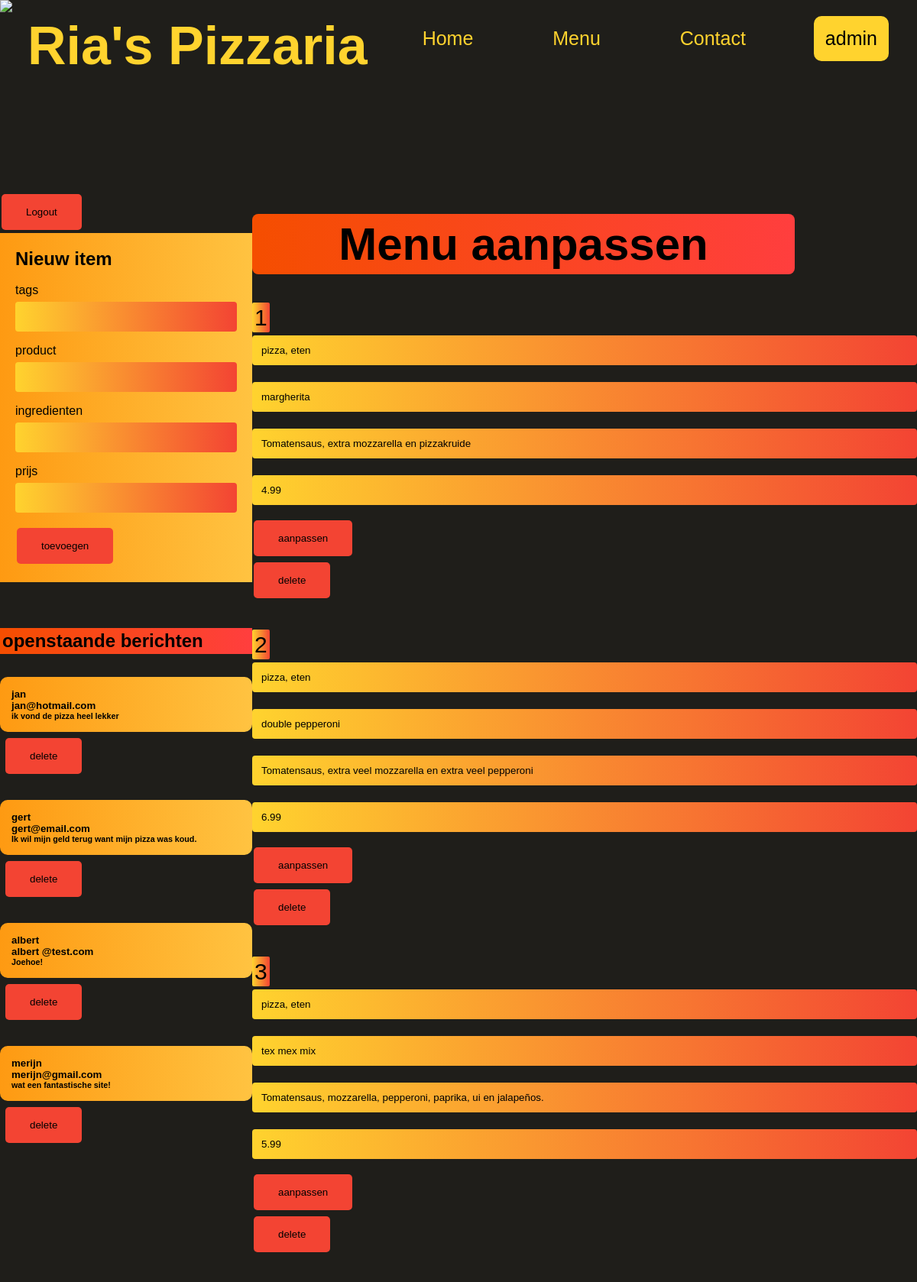
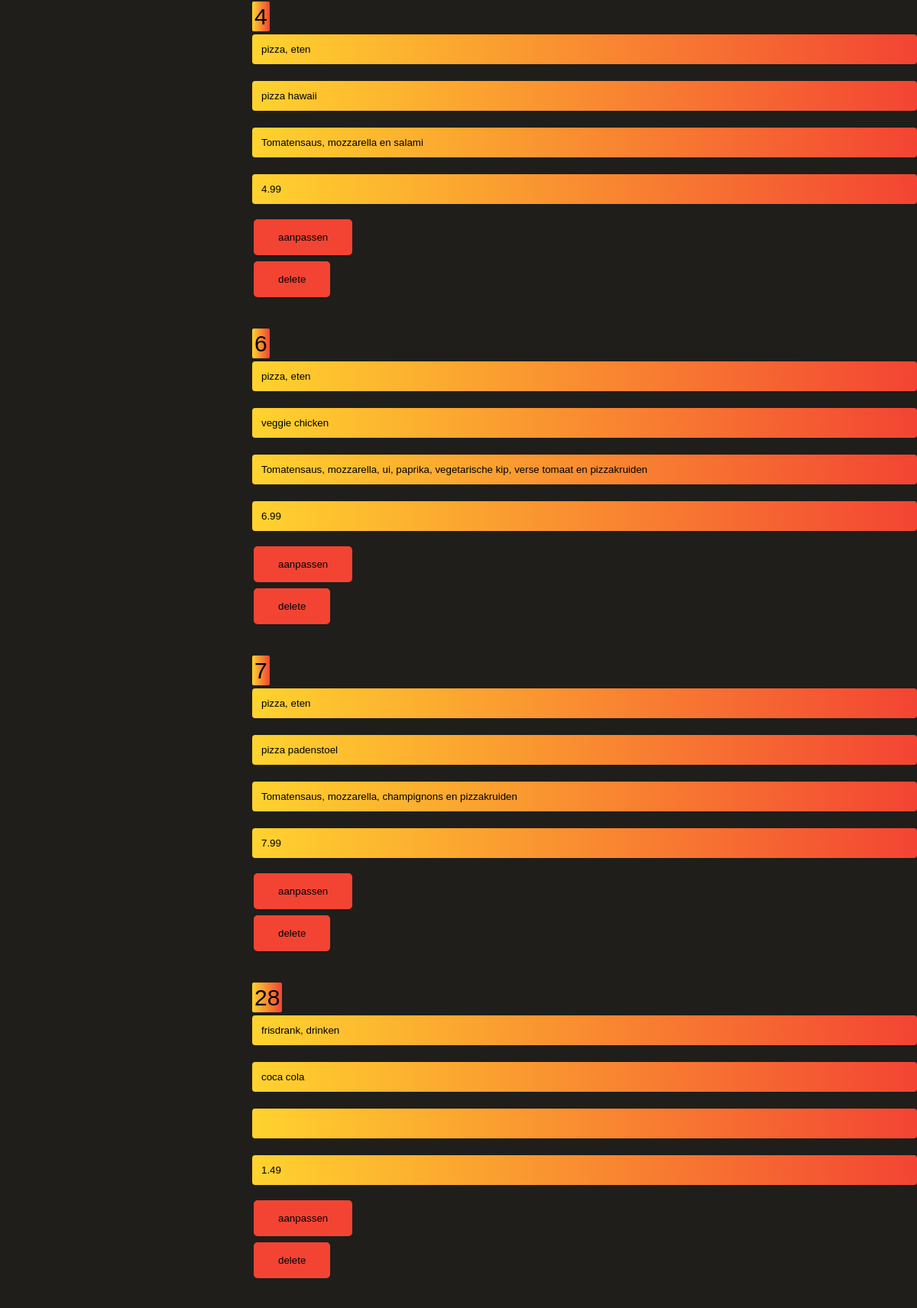
The app's page /admin.php (upper part) with its own data (2 pictures, top to bottom).
### tables this page shows
CREATE TABLE `berichten` (
  `id` int(255) NOT NULL,
  `naam` varchar(255) NOT NULL,
  `email` varchar(255) NOT NULL,
  `bericht` varchar(255) NOT NULL
);

CREATE TABLE `menukaart` (
  `id` int(11) NOT NULL,
  `tag` varchar(255) NOT NULL,
  `product` varchar(255) NOT NULL,
  `ingredienten` varchar(255) NOT NULL,
  `categorie` varchar(255) NOT NULL,
  `prijs` decimal(10,2) NOT NULL
);

### admin.php (the view, shortened to what this page needs)
<?php
include_once("includes/connect.php");
?>
<!DOCTYPE html>
<html lang="en">
<head>
  <link rel="stylesheet" href="./css/style.css">
</head>
<body id="adminbody">
  <div id="navbar">
    <img src="img/Riapizzarialogo.png" height="200px">
    <h1>Ria's Pizzaria</h1>
    <a href="./index.php">Home</a>
    <a href="menu.php">Menu</a>
    <a href="contact.php">Contact</a>
    <a href="" class="huidig">admin</a>
  </div>
  <div id="content" class="admincontent">
    <div class="formdiv">
      <p><a href="?logout=1"><button>Logout</button></a></p>
      <form id="createform" action="php/create.php" method="post">
        <h2>Nieuw item</h2><br>
        <label>tags</label><br>
        <input type="text" name="tag"><br>
        <label>product</label><br>
        <input type="text" name="product" required><br>
        <label>ingredienten</label><br>
        <input type="text" name="ingredienten"><br>
        <label>prijs</label><br>
        <input type="text" name="prijs" required><br>
        <input type="submit" name="submitknop" value="toevoegen">
      </form>
      <h2 id="berichtentitel">openstaande berichten</h2>
      <?php
        $sql = "SELECT * FROM berichten";
        $stmt = $connect->prepare($sql);
        $stmt->execute();
        $result = $stmt->fetchALL();
        foreach ($result as $res) { ?>
          <div id="berichten">
            <h5><?php echo $res["naam"]; ?></h5>
            <h5><?php echo $res["email"]; ?></h5>
            <h6><?php echo $res["bericht"]; ?></h6>
          </div>
          <a id="deletelink" href="php/berichtdelete.php?id=<?php echo $res["id"] ?>"><button>delete</button></a>
      <?php } ?>
    </div>
    <div class="formdiv">
      <h1>Menu aanpassen</h1>
      <?php
        $sql = "SELECT * FROM menukaart";
        $stmt = $connect->prepare($sql);
        $stmt->execute();
        $result = $stmt->fetchALL();
        foreach ($result as $res) { ?>
          <form id="updateform" action="php/update.php" method="post">
            <label><?php echo $res["id"]; ?></label>
            <input type="text" name="tag" value="<?php echo $res["tag"]; ?>">
            <input type="text" name="product" value="<?php echo $res["product"]; ?>">
            <input type="text" name="ingredienten" value="<?php echo $res["ingredienten"]; ?>">
            <input type="text" name="prijs" value="<?php echo $res["prijs"]; ?>">
            <input type="submit" name="submitknop" value="aanpassen">
          </form>
          <a href="php/update.php?id=<?php echo $res["id"] ?>"><button>delete</button></a>
      <?php } ?>
    </div>
  </div>
</body>
</html>

### css/style.css (style rules this page uses)
* { margin: 0%; font-family: Arial, Helvetica, sans-serif; }
body { font-family: Arial, Helvetica, sans-serif; background-image: url("../img/pizzabg1.jpg"); background-size: 100%; padding-bottom: 100px; }
#adminbody { background-image: none; background-color: #1F1E1A; }
#content { display: flex; flex-direction: column; align-items: center; width: 100%; margin-top: 150px; }
#navbar { display: flex; flex-direction: row; position: fixed; top: 0; width: 100%; height: 100px; transition: top 0.3s; }
#navbar a { display: flex; margin: auto; color: #FFD32E; padding: 15px; text-decoration: none; font-size: 25px; border-radius: 10px; }
#navbar h1 { color: #FFD32E; font-size: 70px; margin: 20px; }
.huidig { background-color: #FFD32E; color: black!important; }
input[type=text], select, textarea { width: 100%; padding: 12px; border-radius: 4px; box-sizing: border-box; margin-top: 6px; margin-bottom: 16px; resize: vertical; }
input[type=submit] { padding: 12px 20px; border: none; border-radius: 4px; cursor: pointer; }
input[type=text] { background-image: linear-gradient(to right, #FFD32E, #F34433); border: none; }
input[type=submit], button { background-color: #F34433; color: black; padding: 16px 32px; text-decoration: none; margin: 4px 2px; border-radius: 5px; border: none; }
#content h1 { margin-top: 30px; background-image: linear-gradient(to right, #f54e00, #ff3e3e); font-size: 60px; padding: 5px; width: 700px; text-align: center; border-radius: 8px; }
#berichtentitel { margin-top: 60px; background-image: linear-gradient(to right, #f54e00, #ff3e3e); padding: 3px; }
#deletelink { color: red; text-decoration: none; margin-top: 4px; margin-left: 5px; }
#berichten { display: flex; flex-direction: column; border-radius: 10px; margin-top: 30px; width: 300px; background-image: linear-gradient(to right, #FE9A12, #ffc341); padding: 15px; }
#createform { padding: 20px; background-image: linear-gradient(to right, #FE9A12, #ffc341); }
.admincontent { flex-direction: row!important; background: none!important; }
.formdiv { margin: auto; margin-top: 100px; display: flex; flex-direction: column; }
#updateform { margin-top: 40px; }
#updateform label { font-size: 30px; background-image: linear-gradient(to right, #FFD32E, #F34433); border-radius: 2px; padding: 3px; }

### records on screen
berichten: naam "jan", email "jan@hotmail.com", bericht "ik vond de pizza heel lekker"
berichten: naam "gert", email "gert@email.com", bericht "Ik wil mijn geld terug want mijn pizza was koud."
berichten: naam "albert", email "albert @test.com", bericht "Joehoe!"
berichten: naam "merijn", email "merijn@gmail.com", bericht "wat een fantastische site!"
menukaart: id "1", tag "pizza, eten", product "margherita", ingredienten "Tomatensaus, extra mozzarella en pizzakruide", prijs "4.99"
menukaart: id "2", tag "pizza, eten", product "double pepperoni", ingredienten "Tomatensaus, extra veel mozzarella en extra veel pepperoni", prijs "6.99"
menukaart: id "3", tag "pizza, eten", product "tex mex mix", ingredienten "Tomatensaus, mozzarella, pepperoni, paprika, ui en jalapeños.", prijs "5.99"
menukaart: id "4", tag "pizza, eten", product "pizza hawaii", ingredienten "Tomatensaus, mozzarella en salami", prijs "4.99"
menukaart: id "6", tag "pizza, eten", product "veggie chicken", ingredienten "Tomatensaus, mozzarella, ui, paprika, vegetarische kip, verse tomaat en pizzakruiden", prijs "6.99"
menukaart: id "7", tag "pizza, eten", product "pizza padenstoel", ingredienten "Tomatensaus, mozzarella, champignons en pizzakruiden", prijs "7.99"
menukaart: id "28", tag "frisdrank, drinken", product "coca cola", prijs "1.49"
